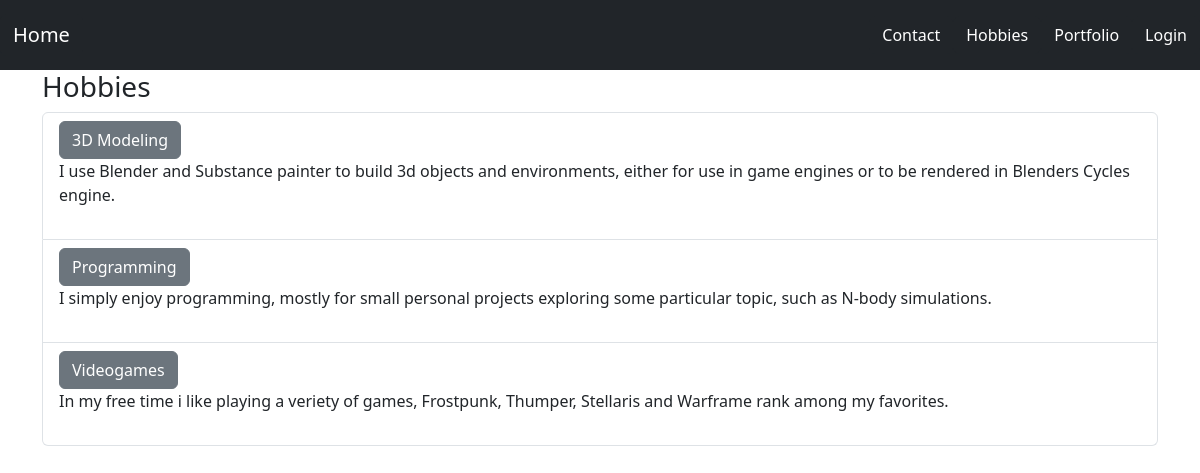
/aboutMe/hobbies/, run on the app's committed database.
### aboutMe/models.py (models this page shows, shortened)
class Hobby(models.Model):
    name = models.CharField(max_length=200)
    desc = models.CharField(max_length=200)
    img = models.CharField(max_length=500, default="https://steamuserimages-a.akamaihd.net/ugc/106232967022720363/48DED32DECDB08B6A6377E2AC750277BCF2330A0/")

### aboutMe/views.py (the view)
# urls.py: path("hobbies/", views.hobbies, name="hobbies"),
def hobbies(request):
    item_list = Hobby.objects.all()
    context = {"item_list":item_list,}
    return render(request, "PortfolioDatabase/hobbies.html", context)

### aboutMe/templates/PortfolioDatabase/hobbies.html (shortened to what this page needs)
{% extends "PortfolioDatabase/navbar.html" %}
    {% block body %}
    <div class="container">
        <h3>Hobbies</h3>
        <ul class="list-group">
            {% for item in item_list %}
            <li class="list-group-item">
                <div>
                    <a href="{% url 'hobbyDetails' item.id %}" class="btn btn-secondary">{{ item.name }}</a>
                    <br />
                    {{ item.desc}}
                </div>
                <br />
            </li>
            {% endfor %}
        </ul>
    </div>
    {% endblock %}

### data on the page
Hobby: name "3D Modeling", desc "I use Blender and Substance painter to build 3d objects and environments, either for use in game engines or to be rendered in Blenders Cycles engine."
Hobby: name "Programming", desc "I simply enjoy programming, mostly for small personal projects exploring some particular topic, such as N-body simulations."
Hobby: name "Videogames", desc "In my free time i like playing a veriety of games, Frostpunk, Thumper, Stellaris and Warframe rank among my favorites."
